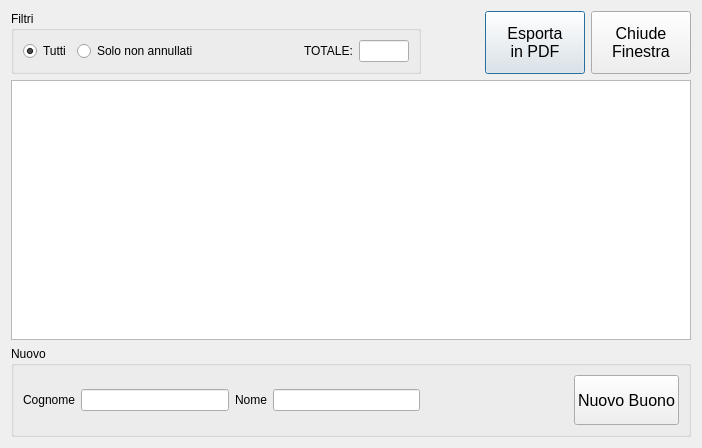
<?xml version="1.0" encoding="UTF-8"?>
<ui version="4.0">
 <class>BuoniDlg</class>
 <widget class="QDialog" name="BuoniDlg">
  <property name="geometry">
   <rect>
    <x>0</x>
    <y>0</y>
    <width>702</width>
    <height>448</height>
   </rect>
  </property>
  <property name="windowTitle">
   <string>Buoni</string>
  </property>
  <layout class="QVBoxLayout" name="verticalLayout" stretch="0,1,0">
   <item>
    <layout class="QHBoxLayout" name="horizontalLayout_3" stretch="0,1,0,0">
     <item>
      <widget class="QGroupBox" name="groupBox">
       <property name="sizePolicy">
        <sizepolicy hsizetype="Preferred" vsizetype="Preferred">
         <horstretch>0</horstretch>
         <verstretch>0</verstretch>
        </sizepolicy>
       </property>
       <property name="title">
        <string>Filtri</string>
       </property>
       <layout class="QHBoxLayout" name="horizontalLayout_16">
        <item>
         <layout class="QHBoxLayout" name="horizontalLayout_9" stretch="0,0,0,0,0">
          <item>
           <widget class="QRadioButton" name="tuttiBox">
            <property name="text">
             <string>Tutti</string>
            </property>
            <property name="checked">
             <bool>true</bool>
            </property>
           </widget>
          </item>
          <item>
           <widget class="QRadioButton" name="nonAnnullatiBox">
            <property name="text">
             <string>Solo non annullati</string>
            </property>
            <property name="checked">
             <bool>false</bool>
            </property>
           </widget>
          </item>
          <item>
           <spacer name="horizontalSpacer_19">
            <property name="orientation">
             <enum>Qt::Horizontal</enum>
            </property>
            <property name="sizeHint" stdset="0">
             <size>
              <width>100</width>
              <height>20</height>
             </size>
            </property>
           </spacer>
          </item>
          <item>
           <widget class="QLabel" name="label_3">
            <property name="text">
             <string>TOTALE:</string>
            </property>
           </widget>
          </item>
          <item>
           <widget class="QLineEdit" name="totaleTxt">
            <property name="sizePolicy">
             <sizepolicy hsizetype="Minimum" vsizetype="Fixed">
              <horstretch>0</horstretch>
              <verstretch>0</verstretch>
             </sizepolicy>
            </property>
            <property name="maximumSize">
             <size>
              <width>50</width>
              <height>16777215</height>
             </size>
            </property>
            <property name="maxLength">
             <number>999</number>
            </property>
            <property name="alignment">
             <set>Qt::AlignRight|Qt::AlignTrailing|Qt::AlignVCenter</set>
            </property>
            <property name="readOnly">
             <bool>true</bool>
            </property>
           </widget>
          </item>
         </layout>
        </item>
       </layout>
      </widget>
     </item>
     <item>
      <spacer name="horizontalSpacer_18">
       <property name="orientation">
        <enum>Qt::Horizontal</enum>
       </property>
       <property name="sizeHint" stdset="0">
        <size>
         <width>100</width>
         <height>20</height>
        </size>
       </property>
      </spacer>
     </item>
     <item>
      <widget class="QPushButton" name="stampaBtn">
       <property name="sizePolicy">
        <sizepolicy hsizetype="Minimum" vsizetype="Expanding">
         <horstretch>0</horstretch>
         <verstretch>0</verstretch>
        </sizepolicy>
       </property>
       <property name="minimumSize">
        <size>
         <width>100</width>
         <height>0</height>
        </size>
       </property>
       <property name="maximumSize">
        <size>
         <width>16777215</width>
         <height>100</height>
        </size>
       </property>
       <property name="font">
        <font>
         <pointsize>12</pointsize>
        </font>
       </property>
       <property name="text">
        <string>Esporta
in PDF</string>
       </property>
      </widget>
     </item>
     <item>
      <widget class="QPushButton" name="chiudeBtn">
       <property name="sizePolicy">
        <sizepolicy hsizetype="Minimum" vsizetype="Expanding">
         <horstretch>0</horstretch>
         <verstretch>0</verstretch>
        </sizepolicy>
       </property>
       <property name="minimumSize">
        <size>
         <width>100</width>
         <height>0</height>
        </size>
       </property>
       <property name="maximumSize">
        <size>
         <width>16777215</width>
         <height>100</height>
        </size>
       </property>
       <property name="font">
        <font>
         <pointsize>12</pointsize>
        </font>
       </property>
       <property name="text">
        <string>Chiude
Finestra</string>
       </property>
      </widget>
     </item>
    </layout>
   </item>
   <item>
    <widget class="QTableView" name="buoniTable">
     <property name="sizePolicy">
      <sizepolicy hsizetype="Expanding" vsizetype="Expanding">
       <horstretch>1</horstretch>
       <verstretch>0</verstretch>
      </sizepolicy>
     </property>
     <property name="palette">
      <palette>
       <active>
        <colorrole role="Highlight">
         <brush brushstyle="SolidPattern">
          <color alpha="255">
           <red>49</red>
           <green>106</green>
           <blue>197</blue>
          </color>
         </brush>
        </colorrole>
        <colorrole role="HighlightedText">
         <brush brushstyle="SolidPattern">
          <color alpha="255">
           <red>255</red>
           <green>255</green>
           <blue>255</blue>
          </color>
         </brush>
        </colorrole>
       </active>
       <inactive>
        <colorrole role="Highlight">
         <brush brushstyle="SolidPattern">
          <color alpha="255">
           <red>48</red>
           <green>108</green>
           <blue>197</blue>
          </color>
         </brush>
        </colorrole>
        <colorrole role="HighlightedText">
         <brush brushstyle="SolidPattern">
          <color alpha="255">
           <red>255</red>
           <green>255</green>
           <blue>255</blue>
          </color>
         </brush>
        </colorrole>
       </inactive>
       <disabled>
        <colorrole role="Highlight">
         <brush brushstyle="SolidPattern">
          <color alpha="255">
           <red>49</red>
           <green>106</green>
           <blue>197</blue>
          </color>
         </brush>
        </colorrole>
        <colorrole role="HighlightedText">
         <brush brushstyle="SolidPattern">
          <color alpha="255">
           <red>255</red>
           <green>255</green>
           <blue>255</blue>
          </color>
         </brush>
        </colorrole>
       </disabled>
      </palette>
     </property>
     <property name="selectionMode">
      <enum>QAbstractItemView::SingleSelection</enum>
     </property>
     <property name="selectionBehavior">
      <enum>QAbstractItemView::SelectRows</enum>
     </property>
     <attribute name="horizontalHeaderHighlightSections">
      <bool>false</bool>
     </attribute>
     <attribute name="horizontalHeaderMinimumSectionSize">
      <number>30</number>
     </attribute>
     <attribute name="verticalHeaderVisible">
      <bool>false</bool>
     </attribute>
    </widget>
   </item>
   <item>
    <widget class="QGroupBox" name="groupBox_2">
     <property name="title">
      <string>Nuovo</string>
     </property>
     <layout class="QHBoxLayout" name="horizontalLayout">
      <item>
       <widget class="QLabel" name="label">
        <property name="text">
         <string>Cognome</string>
        </property>
       </widget>
      </item>
      <item>
       <widget class="QLineEdit" name="cognomeTxt"/>
      </item>
      <item>
       <widget class="QLabel" name="label_2">
        <property name="text">
         <string>Nome</string>
        </property>
       </widget>
      </item>
      <item>
       <widget class="QLineEdit" name="nomeTxt"/>
      </item>
      <item>
       <spacer name="horizontalSpacer">
        <property name="orientation">
         <enum>Qt::Horizontal</enum>
        </property>
        <property name="sizeHint" stdset="0">
         <size>
          <width>40</width>
          <height>20</height>
         </size>
        </property>
       </spacer>
      </item>
      <item>
       <widget class="QPushButton" name="nuovoBuonoBtn">
        <property name="sizePolicy">
         <sizepolicy hsizetype="Minimum" vsizetype="Expanding">
          <horstretch>0</horstretch>
          <verstretch>0</verstretch>
         </sizepolicy>
        </property>
        <property name="minimumSize">
         <size>
          <width>100</width>
          <height>50</height>
         </size>
        </property>
        <property name="maximumSize">
         <size>
          <width>16777215</width>
          <height>100</height>
         </size>
        </property>
        <property name="font">
         <font>
          <pointsize>12</pointsize>
         </font>
        </property>
        <property name="text">
         <string>Nuovo Buono</string>
        </property>
        <property name="autoDefault">
         <bool>false</bool>
        </property>
       </widget>
      </item>
     </layout>
    </widget>
   </item>
  </layout>
 </widget>
 <tabstops>
  <tabstop>cognomeTxt</tabstop>
  <tabstop>nomeTxt</tabstop>
  <tabstop>nuovoBuonoBtn</tabstop>
  <tabstop>tuttiBox</tabstop>
  <tabstop>nonAnnullatiBox</tabstop>
  <tabstop>totaleTxt</tabstop>
  <tabstop>stampaBtn</tabstop>
  <tabstop>chiudeBtn</tabstop>
  <tabstop>buoniTable</tabstop>
 </tabstops>
 <resources/>
 <connections>
  <connection>
   <sender>chiudeBtn</sender>
   <signal>clicked()</signal>
   <receiver>BuoniDlg</receiver>
   <slot>reject()</slot>
   <hints>
    <hint type="sourcelabel">
     <x>607</x>
     <y>63</y>
    </hint>
    <hint type="destinationlabel">
     <x>697</x>
     <y>47</y>
    </hint>
   </hints>
  </connection>
 </connections>
</ui>
